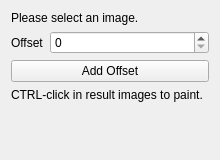
<?xml version="1.0" encoding="UTF-8"?>
<ui version="4.0">
 <class>ExampleViewControls</class>
 <widget class="QWidget" name="ExampleViewControls">
  <property name="geometry">
   <rect>
    <x>0</x>
    <y>0</y>
    <width>220</width>
    <height>160</height>
   </rect>
  </property>
  <property name="windowTitle">
   <string>Example View</string>
  </property>
  <layout class="QVBoxLayout" name="verticalLayout">
   <item>
    <widget class="QLabel" name="selectImageLabel">
     <property name="styleSheet">
      <string notr="true"/>
     </property>
     <property name="text">
      <string>Please select an image.</string>
     </property>
    </widget>
   </item>
   <item>
    <widget class="QWidget" name="widget" native="true">
     <layout class="QHBoxLayout" name="horizontalLayout">
      <property name="leftMargin">
       <number>0</number>
      </property>
      <property name="topMargin">
       <number>0</number>
      </property>
      <property name="rightMargin">
       <number>0</number>
      </property>
      <property name="bottomMargin">
       <number>0</number>
      </property>
      <item>
       <widget class="QLabel" name="offsetLabel">
        <property name="text">
         <string>Offset</string>
        </property>
       </widget>
      </item>
      <item>
       <widget class="QSpinBox" name="offsetSpinBox">
        <property name="sizePolicy">
         <sizepolicy hsizetype="Expanding" vsizetype="Fixed">
          <horstretch>0</horstretch>
          <verstretch>0</verstretch>
         </sizepolicy>
        </property>
        <property name="maximum">
         <number>9999</number>
        </property>
       </widget>
      </item>
     </layout>
    </widget>
   </item>
   <item>
    <widget class="QPushButton" name="processImageButton">
     <property name="toolTip">
      <string>Process selected image</string>
     </property>
     <property name="text">
      <string>Add Offset</string>
     </property>
    </widget>
   </item>
   <item>
    <widget class="QLabel" name="infoLabel">
     <property name="text">
      <string>CTRL-click in result images to paint.</string>
     </property>
     <property name="wordWrap">
      <bool>true</bool>
     </property>
    </widget>
   </item>
   <item>
    <spacer name="spacer">
     <property name="orientation">
      <enum>Qt::Vertical</enum>
     </property>
     <property name="sizeType">
      <enum>QSizePolicy::Expanding</enum>
     </property>
     <property name="sizeHint" stdset="0">
      <size>
       <width>20</width>
       <height>220</height>
      </size>
     </property>
    </spacer>
   </item>
  </layout>
 </widget>
 <layoutdefault spacing="6" margin="11"/>
 <resources/>
 <connections/>
</ui>
